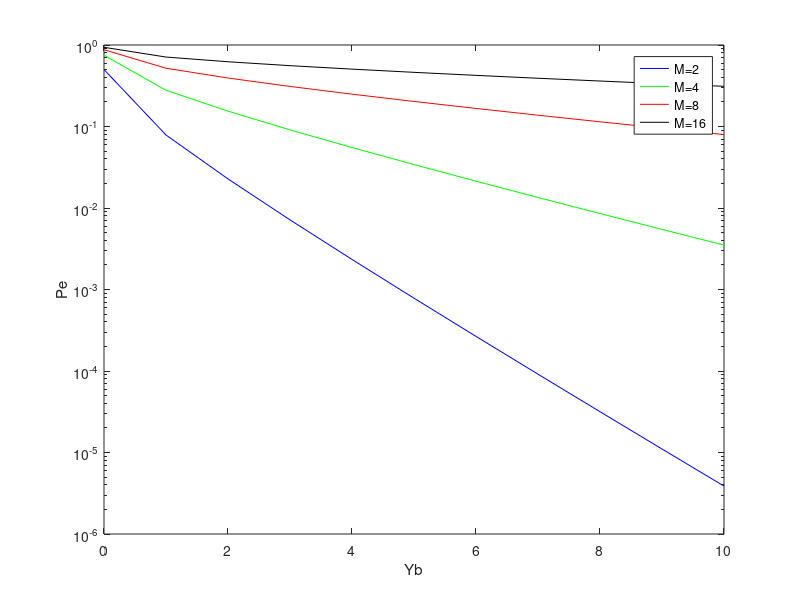

Source code (MATLAB):
clear all
clc
gamab=0:10;
m=2;
pe=(2*(m-1)/m)*qfunc(sqrt((6*log2(m)/((m^2)-1))*gamab));
semilogy(gamab,pe,'b')
hold on
m=4;
pe=(2*(m-1)/m)*qfunc(sqrt((6*log2(m)/((m^2)-1))*gamab));
semilogy(gamab,pe,'g')
m=8;
pe=(2*(m-1)/m)*qfunc(sqrt((6*log2(m)/((m^2)-1))*gamab));
semilogy(gamab,pe,'r')
m=16;
pe=(2*(m-1)/m)*qfunc(sqrt((6*log2(m)/((m^2)-1))*gamab));
semilogy(gamab,pe,'k')
xlabel('Yb')
ylabel('Pe')
legend('M=2','M=4','M=8','M=16')
